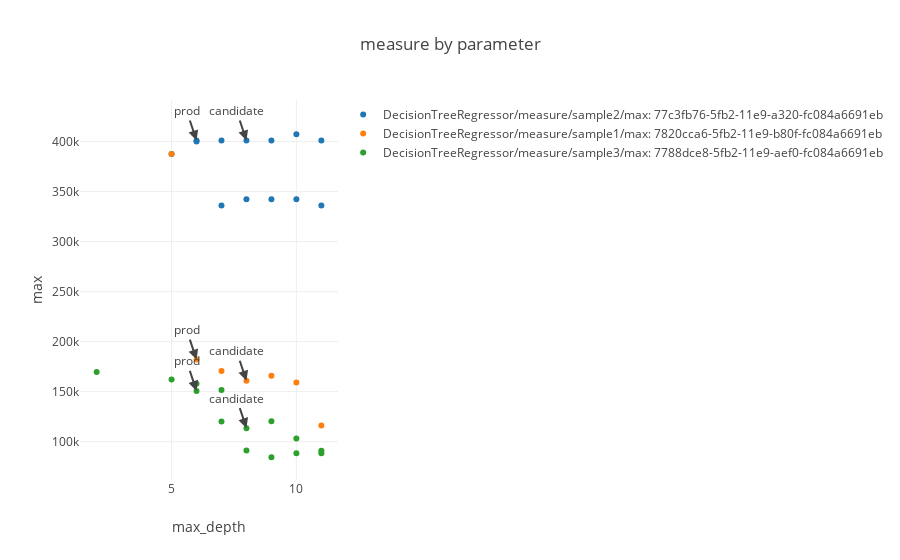

This figure's notebook cell:
### Markdown cell above
#### Plot error measure vs parameter

### Code cell
import pailab.analysis.plot_helper as plt_helper
import pailab.analysis.plot as plot
plot.measure_by_parameter(ml_repo, ml_repo.tree.models.DecisionTreeRegressor.measures('max'), 'max_depth', data_versions=LAST_VERSION)
#ml_repo.models.DecisionTreeRegressor.measures('r2')

### Figure 1 — Plotly figure (JSON) as saved in the notebook; plotly's stock layout.template omitted (floating-point values rounded to 4 significant figures)
{"data": [{"mode": "markers", "name": "DecisionTreeRegressor/measure/sample2/max: 77c3fb76-5fb2-11e9-a320-fc084a6691eb", "text": ["model version: 77e88678-5fb2-11e9-90af-fc084a6691eb<br>sample3: 77c3fb76-5fb2-11e9-a320-fc084a6691eb<br>train_data: 77e88674-5fb2-11e9-a746-fc084a6691eb", "model version: 7709a054-5fb2-11e9-a782-fc084a6691eb<br>sample3: 77c3fb76-5fb2-11e9-a320-fc084a6691eb<br>train_data: 76f1488c-5fb2-11e9-9135-fc084a6691eb", "model version: 77f53fb1-5fb2-11e9-bbd1-fc084a6691eb<br>sample3: 77c3fb76-5fb2-11e9-a320-fc084a6691eb<br>train_data: 77e88674-5fb2-11e9-a746-fc084a6691eb", "model version: 7801822e-5fb2-11e9-87ae-fc084a6691eb<br>sample3: 77c3fb76-5fb2-11e9-a320-fc084a6691eb<br>train_data: 77e88674-5fb2-11e9-a746-fc084a6691eb", "model version: 78095718-5fb2-11e9-85aa-fc084a6691eb<br>sample3: 77c3fb76-5fb2-11e9-a320-fc084a6691eb<br>train_data: 77e88674-5fb2-11e9-a746-fc084a6691eb", "model version: 78107db6-5fb2-11e9-baa4-fc084a6691eb<br>sample3: 77c3fb76-5fb2-11e9-a320-fc084a6691eb<br>train_data: 77e88674-5fb2-11e9-a746-fc084a6691eb", "model version: 7817a457-5fb2-11e9-b50f-fc084a6691eb<br>sample3: 77c3fb76-5fb2-11e9-a320-fc084a6691eb<br>train_data: 77e88674-5fb2-11e9-a746-fc084a6691eb", "model version: 78222b40-5fb2-11e9-9441-fc084a6691eb<br>sample3: 77c3fb76-5fb2-11e9-a320-fc084a6691eb<br>train_data: 7820cca6-5fb2-11e9-b80f-fc084a6691eb", "model version: 782ca2a6-5fb2-11e9-a619-fc084a6691eb<br>sample3: 77c3fb76-5fb2-11e9-a320-fc084a6691eb<br>train_data: 7820cca6-5fb2-11e9-b80f-fc084a6691eb", "model version: 7833c955-5fb2-11e9-9442-fc084a6691eb<br>sample3: 77c3fb76-5fb2-11e9-a320-fc084a6691eb<br>train_data: 7820cca6-5fb2-11e9-b80f-fc084a6691eb", "model version: 783d521e-5fb2-11e9-9631-fc084a6691eb<br>sample3: 77c3fb76-5fb2-11e9-a320-fc084a6691eb<br>train_data: 7820cca6-5fb2-11e9-b80f-fc084a6691eb", "model version: 784666ba-5fb2-11e9-b8be-fc084a6691eb<br>sample3: 77c3fb76-5fb2-11e9-a320-fc084a6691eb<br>train_data: 7820cca6-5fb2-11e9-b80f-fc084a6691eb", "model version: 785251db-5fb2-11e9-ada8-fc084a6691eb<br>sample3: 77c3fb76-5fb2-11e9-a320-fc084a6691eb<br>train_data: 7820cca6-5fb2-11e9-b80f-fc084a6691eb"], "type": "scatter", "uid": "ccbe242d-7a8b-4e5a-b392-4051e408a15f", "x": [6, 5, 7, 8, 9, 10, 11, 6, 7, 8, 9, 10, 11], "y": [400050, 387500.0, 336000, 342300, 342300, 342300, 336000, 401100, 401100, 401100, 401100, 407400, 401100]}, {"mode": "markers", "name": "DecisionTreeRegressor/measure/sample1/max: 7820cca6-5fb2-11e9-b80f-fc084a6691eb", "text": ["model version: 78222b40-5fb2-11e9-9441-fc084a6691eb<br>sample3: 7820cca6-5fb2-11e9-b80f-fc084a6691eb<br>train_data: 7820cca6-5fb2-11e9-b80f-fc084a6691eb", "model version: 7709a054-5fb2-11e9-a782-fc084a6691eb<br>sample3: 7820cca6-5fb2-11e9-b80f-fc084a6691eb<br>train_data: 76f1488c-5fb2-11e9-9135-fc084a6691eb", "model version: 782ca2a6-5fb2-11e9-a619-fc084a6691eb<br>sample3: 7820cca6-5fb2-11e9-b80f-fc084a6691eb<br>train_data: 7820cca6-5fb2-11e9-b80f-fc084a6691eb", "model version: 7833c955-5fb2-11e9-9442-fc084a6691eb<br>sample3: 7820cca6-5fb2-11e9-b80f-fc084a6691eb<br>train_data: 7820cca6-5fb2-11e9-b80f-fc084a6691eb", "model version: 783d521e-5fb2-11e9-9631-fc084a6691eb<br>sample3: 7820cca6-5fb2-11e9-b80f-fc084a6691eb<br>train_data: 7820cca6-5fb2-11e9-b80f-fc084a6691eb", "model version: 784666ba-5fb2-11e9-b8be-fc084a6691eb<br>sample3: 7820cca6-5fb2-11e9-b80f-fc084a6691eb<br>train_data: 7820cca6-5fb2-11e9-b80f-fc084a6691eb", "model version: 785251db-5fb2-11e9-ada8-fc084a6691eb<br>sample3: 7820cca6-5fb2-11e9-b80f-fc084a6691eb<br>train_data: 7820cca6-5fb2-11e9-b80f-fc084a6691eb"], "type": "scatter", "uid": "704d112f-38c6-4d1d-bc20-9d9cde8a4781", "x": [6, 5, 7, 8, 9, 10, 11], "y": [182100, 387500.0, 170730, 160900.0, 165900, 159096, 116200]}, {"mode": "markers", "name": "DecisionTreeRegressor/measure/sample3/max: 7788dce8-5fb2-11e9-aef0-fc084a6691eb", "text": ["model version: 7769f83e-5fb2-11e9-b6ae-fc084a6691eb<br>sample3: 7788dce8-5fb2-11e9-aef0-fc084a6691eb<br>train_data: 76f1488c-5fb2-11e9-9135-fc084a6691eb", "model version: 7709a054-5fb2-11e9-a782-fc084a6691eb<br>sample3: 7788dce8-5fb2-11e9-aef0-fc084a6691eb<br>train_data: 76f1488c-5fb2-11e9-9135-fc084a6691eb", "model version: 77e88678-5fb2-11e9-90af-fc084a6691eb<br>sample3: 7788dce8-5fb2-11e9-aef0-fc084a6691eb<br>train_data: 77e88674-5fb2-11e9-a746-fc084a6691eb", "model version: 77f53fb1-5fb2-11e9-bbd1-fc084a6691eb<br>sample3: 7788dce8-5fb2-11e9-aef0-fc084a6691eb<br>train_data: 77e88674-5fb2-11e9-a746-fc084a6691eb", "model version: 7801822e-5fb2-11e9-87ae-fc084a6691eb<br>sample3: 7788dce8-5fb2-11e9-aef0-fc084a6691eb<br>train_data: 77e88674-5fb2-11e9-a746-fc084a6691eb", "model version: 78095718-5fb2-11e9-85aa-fc084a6691eb<br>sample3: 7788dce8-5fb2-11e9-aef0-fc084a6691eb<br>train_data: 77e88674-5fb2-11e9-a746-fc084a6691eb", "model version: 78107db6-5fb2-11e9-baa4-fc084a6691eb<br>sample3: 7788dce8-5fb2-11e9-aef0-fc084a6691eb<br>train_data: 77e88674-5fb2-11e9-a746-fc084a6691eb", "model version: 7817a457-5fb2-11e9-b50f-fc084a6691eb<br>sample3: 7788dce8-5fb2-11e9-aef0-fc084a6691eb<br>train_data: 77e88674-5fb2-11e9-a746-fc084a6691eb", "model version: 78222b40-5fb2-11e9-9441-fc084a6691eb<br>sample3: 7788dce8-5fb2-11e9-aef0-fc084a6691eb<br>train_data: 7820cca6-5fb2-11e9-b80f-fc084a6691eb", "model version: 782ca2a6-5fb2-11e9-a619-fc084a6691eb<br>sample3: 7788dce8-5fb2-11e9-aef0-fc084a6691eb<br>train_data: 7820cca6-5fb2-11e9-b80f-fc084a6691eb", "model version: 7833c955-5fb2-11e9-9442-fc084a6691eb<br>sample3: 7788dce8-5fb2-11e9-aef0-fc084a6691eb<br>train_data: 7820cca6-5fb2-11e9-b80f-fc084a6691eb", "model version: 783d521e-5fb2-11e9-9631-fc084a6691eb<br>sample3: 7788dce8-5fb2-11e9-aef0-fc084a6691eb<br>train_data: 7820cca6-5fb2-11e9-b80f-fc084a6691eb", "model version: 784666ba-5fb2-11e9-b8be-fc084a6691eb<br>sample3: 7788dce8-5fb2-11e9-aef0-fc084a6691eb<br>train_data: 7820cca6-5fb2-11e9-b80f-fc084a6691eb", "model version: 785251db-5fb2-11e9-ada8-fc084a6691eb<br>sample3: 7788dce8-5fb2-11e9-aef0-fc084a6691eb<br>train_data: 7820cca6-5fb2-11e9-b80f-fc084a6691eb"], "type": "scatter", "uid": "6d1683dd-e49e-4c35-bbb0-7a4f693b621f", "x": [2, 5, 6, 7, 8, 9, 10, 11, 6, 7, 8, 9, 10, 11], "y": [169680, 162200.0, 158000.0, 151600, 91190.0, 84440.0, 88470.0, 90870.0, 150800.0, 120200.0, 113500.0, 120450, 103200.0, 88470.0]}], "layout": {"annotations": [{"arrowhead": 2, "showarrow": true, "text": "prod", "x": 6, "xref": "x", "y": 401100, "yref": "y"}, {"arrowhead": 2, "showarrow": true, "text": "candidate", "x": 8, "xref": "x", "y": 401100, "yref": "y"}, {"arrowhead": 2, "showarrow": true, "text": "prod", "x": 6, "xref": "x", "y": 182100, "yref": "y"}, {"arrowhead": 2, "showarrow": true, "text": "candidate", "x": 8, "xref": "x", "y": 160900.0, "yref": "y"}, {"arrowhead": 2, "showarrow": true, "text": "prod", "x": 6, "xref": "x", "y": 150800.0, "yref": "y"}, {"arrowhead": 2, "showarrow": true, "text": "candidate", "x": 8, "xref": "x", "y": 113500.0, "yref": "y"}], "title": {"text": "measure by parameter"}, "xaxis": {"title": {"text": "max_depth"}}, "yaxis": {"title": {"text": "max"}}}}
